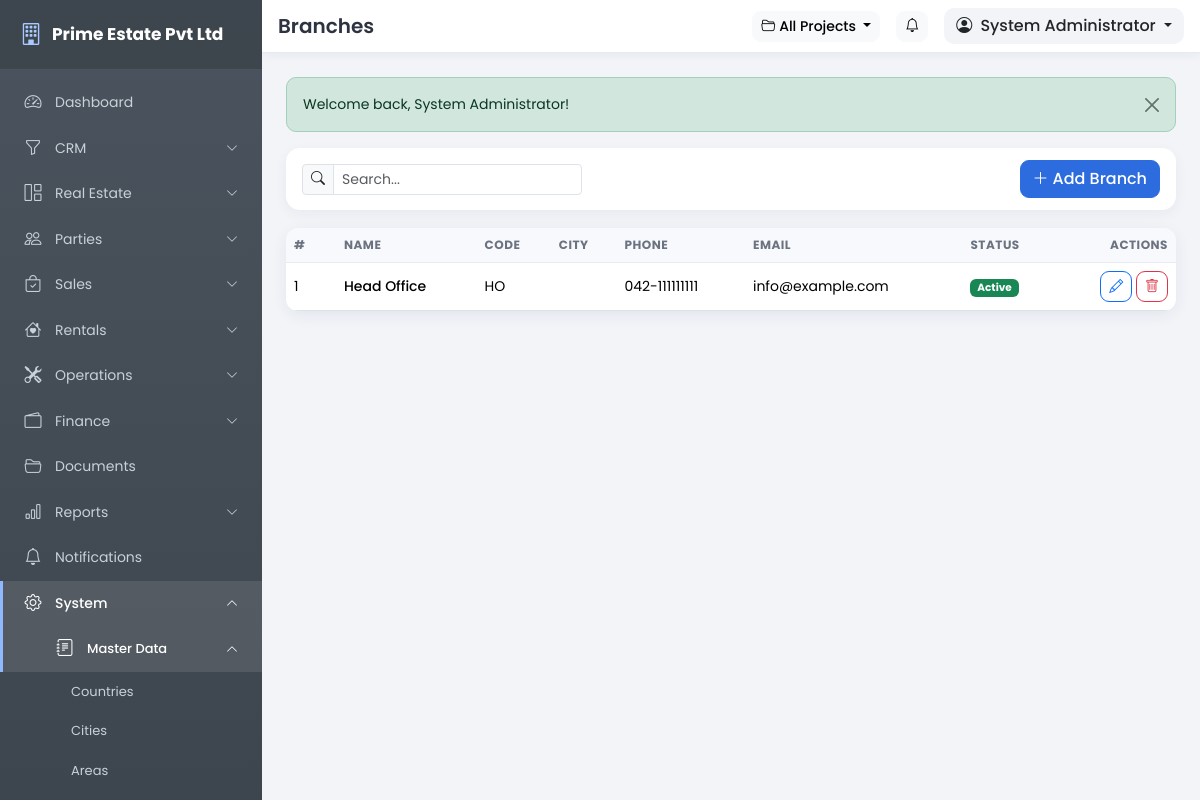
Screenshot of /pages/branches.php (signed in) with the database file from the repository.
### tables this page shows
CREATE TABLE IF NOT EXISTS users (
  id INT UNSIGNED NOT NULL AUTO_INCREMENT,
  role_id INT UNSIGNED NOT NULL,
  branch_id INT UNSIGNED DEFAULT NULL,
  username VARCHAR(80) NOT NULL,
  password VARCHAR(255) NOT NULL,
  full_name VARCHAR(150) NOT NULL,
  email VARCHAR(120) DEFAULT NULL,
  phone VARCHAR(40) DEFAULT NULL,
  photo VARCHAR(255) DEFAULT NULL,
  status TINYINT(1) NOT NULL DEFAULT 1,
  last_login DATETIME DEFAULT NULL,
  remember_token VARCHAR(64) DEFAULT NULL,
  created_date DATE NOT NULL,
  created_time TIME NOT NULL,
  updated_date DATE NOT NULL,
  updated_time TIME NOT NULL,
  PRIMARY KEY (id),
  UNIQUE KEY uq_users_username (username),
  KEY idx_users_role (role_id),
  CONSTRAINT fk_users_role FOREIGN KEY (role_id) REFERENCES roles (id) ON DELETE CASCADE
);

CREATE TABLE IF NOT EXISTS branches (
  id INT UNSIGNED NOT NULL AUTO_INCREMENT,
  name VARCHAR(150) NOT NULL,
  code VARCHAR(30) DEFAULT NULL,
  address VARCHAR(255) DEFAULT NULL,
  phone VARCHAR(40) DEFAULT NULL,
  email VARCHAR(120) DEFAULT NULL,
  city_id INT UNSIGNED DEFAULT NULL,
  status TINYINT(1) NOT NULL DEFAULT 1,
  created_date DATE NOT NULL,
  created_time TIME NOT NULL,
  updated_date DATE NOT NULL,
  updated_time TIME NOT NULL,
  PRIMARY KEY (id),
  UNIQUE KEY uq_branches_name (name)
);

### includes/config.php (called while the page is built, shortened)
<?php
function setting($key, $default = '') {
    static $cache = null;
    global $mysqli;
    if ($cache === null) {
        $cache = [];
        if (isset($mysqli)) {
            $rows = db_all("SELECT setting_key, setting_value FROM settings");
            foreach ($rows as $r) {
                $cache[$r['setting_key']] = $r['setting_value'];
            }
        }
    }
    return isset($cache[$key]) && $cache[$key] !== '' ? $cache[$key] : $default;
}

### includes/auth.php (called while the page is built, shortened)
<?php
require_once __DIR__ . '/functions.php';
if (is_logged_in()) {
    $timeout = (int)setting('session_timeout', 60) * 60;
    $user = db_get("SELECT u.*, r.name AS role_name, r.is_super_admin
                    FROM users u
                    JOIN roles r ON r.id = u.role_id
                    WHERE u.id = ?", [$_SESSION['user_id']]);
    if ($user) {
        $user['perms'] = [];
        $rows = db_all("SELECT p.slug FROM role_permissions rp
                        JOIN permissions p ON p.id = rp.permission_id
                        WHERE rp.role_id = ?", [$user['role_id']]);
        foreach ($rows as $r) {
            $user['perms'][] = $r['slug'];
        }
    }
}

### pages/branches.php (the view, shortened to what this page needs)
<?php
require_once '../includes/auth.php';
$title = 'Branches';
$canEdit = has_permission('settings.manage');
$records = db_all("SELECT b.*, c.name AS city_name FROM branches b LEFT JOIN cities c ON c.id = b.city_id ORDER BY b.name");
include '../includes/header.php';
?>
<div class="toolbar d-flex flex-wrap align-items-center gap-2">
    <div class="input-group input-group-sm" style="max-width:280px">
        <span class="input-group-text"><i class="bi bi-search"></i></span>
        <input type="text" class="form-control table-search" data-table="#dataTable" placeholder="Search...">
    </div>
    <?php if ($canEdit): ?>
    <button class="btn btn-primary ms-auto" data-bs-toggle="modal" data-bs-target="#recordModal" data-add="Add Branch"><i class="bi bi-plus-lg me-1"></i>Add Branch</button>
    <?php endif; ?>
</div>
<div class="card">
    <div class="card-body p-0">
        <div class="table-responsive">
            <table class="table table-hover mb-0" id="dataTable">
                <thead><tr><th style="width:50px">#</th><th>Name</th><th>Code</th><th>City</th><th>Phone</th><th>Email</th><th>Status</th><th class="text-end">Actions</th></tr></thead>
                <tbody>
                <?php foreach ($records as $i => $r): ?>
                    <tr>
                        <td><?= $i + 1 ?></td>
                        <td class="fw-medium"><?= e($r['name']) ?></td>
                        <td><?= e($r['code']) ?></td>
                        <td><?= e($r['city_name']) ?></td>
                        <td><?= e($r['phone']) ?></td>
                        <td><?= e($r['email']) ?></td>
                        <td><?= $r['status'] ? '<span class="badge bg-success">Active</span>' : '<span class="badge bg-secondary">Inactive</span>' ?></td>
                        <td class="text-end">
                            <?php if ($canEdit): ?>
                            <button class="btn btn-sm btn-outline-primary" data-bs-toggle="modal" data-bs-target="#recordModal" data-edit='<?= h(json_encode(['id' => $r['id'], 'name' => $r['name'], 'code' => $r['code'], 'city_id' => $r['city_id'], 'phone' => $r['phone'], 'email' => $r['email'], 'status' => $r['status']])) ?>'><i class="bi bi-pencil"></i></button>
                            <form method="post" class="d-inline" data-confirm="Delete this branch? This cannot be undone.">
                                <button class="btn btn-sm btn-outline-danger"><i class="bi bi-trash"></i></button>
                            </form>
                            <?php endif; ?>
                        </td>
                    </tr>
                <?php endforeach; ?>
                </tbody>
            </table>
        </div>
    </div>
</div>
<?php include '../includes/footer.php'; ?>

### includes/header.php (shortened to what this page needs)
<?php
$company = setting('company_name', APP_NAME);
$activeProject = active_project();
$activeProjectName = $activeProject ? $activeProject['name'] : 'All Projects';
?>
<!DOCTYPE html>
<html lang="en">
<head>
<link href="https://cdn.jsdelivr.net/npm/bootstrap@5.3.3/dist/css/bootstrap.min.css" rel="stylesheet">
<link href="https://cdn.jsdelivr.net/npm/bootstrap-icons@1.11.3/font/bootstrap-icons.min.css" rel="stylesheet">
<link href="<?= BASE_URL ?>/assets/css/style.css" rel="stylesheet">
</head>
<body>
<aside class="sidebar" id="appSidebar">
    <div class="sidebar-brand">
        <a class="brand-link" href="<?= BASE_URL ?>/index.php">
            <i class="bi bi-building"></i>
            <span><?= e($company) ?></span>
        </a>
    </div>
    <?php include __DIR__ . '/sidebar.php'; ?>
</aside>
<div class="main-area">
    <header class="topbar">
        <div class="d-flex align-items-center gap-3 px-3 py-2">
            <h5 class="mb-0 fw-semibold d-none d-sm-block"><?= e($title) ?></h5>
            <div class="ms-auto d-flex align-items-center gap-3">
                <div class="dropdown">
                    <button class="btn btn-light btn-sm dropdown-toggle" type="button" data-bs-toggle="dropdown" aria-expanded="false" title="Active Project">
                        <i class="bi bi-folder2-open me-1"></i><?= e($activeProjectName) ?>
                    </button>
                </div>
                <a href="<?= BASE_URL ?>/pages/notifications.php" class="btn btn-light btn-sm position-relative" title="Notifications">
                    <i class="bi bi-bell"></i>
                </a>
                <div class="dropdown user-drop">
                    <button class="btn dropdown-toggle" type="button" data-bs-toggle="dropdown" aria-expanded="false">
                        <i class="bi bi-person-circle me-1"></i>
                        <?= e($user['full_name'] ?? 'User') ?>
                    </button>
                </div>
            </div>
        </div>
    </header>
    <div class="page-content">
        <?= get_flash() ?>

### assets/css/style.css (style rules this page uses)
:root { --sidebar-bg: #4b545e; --sidebar-bg2: #3d454e; --sidebar-text: #c9d0d8; --sidebar-width: 262px; --primary: #2d6cdf; }
* { box-sizing: border-box; }
body { font-family: 'Poppins', 'Segoe UI', sans-serif; background: #f2f4f8; font-size: 14px; color: #2d3340; }
a { text-decoration: none; }
.sidebar { position: fixed; top: 0; left: 0; bottom: 0; width: var(--sidebar-width); background: linear-gradient(180deg, var(--sidebar-bg), var(--sidebar-bg2)); color: var(--sidebar-text); z-index: 1040; overflow-y: auto; overflow-x: hidden; transition: transform .28s ease; scrollbar-width: thin; }
.sidebar-brand { padding: 18px 20px; border-bottom: 1px solid rgba(255, 255, 255, .08); position: sticky; top: 0; background: rgba(61, 69, 78, .96); z-index: 5; }
.brand-link { color: #fff; font-weight: 700; font-size: 17px; display: flex; align-items: center; gap: 10px; }
.brand-link i { font-size: 22px; color: #a9c9ff; }
.main-area { margin-left: var(--sidebar-width); min-height: 100vh; display: flex; flex-direction: column; }
.topbar { background: #fff; position: sticky; top: 0; z-index: 1030; border-bottom: 1px solid #e6e9ef; box-shadow: 0 2px 10px rgba(20, 40, 80, .05); }
.topbar h5 { color: #2d3340; }
.user-drop .dropdown-toggle { background: #f2f4f8; border: 0; border-radius: 10px; font-weight: 500; }
.page-content { padding: 24px; flex: 1; }
.card { border: 0; border-radius: 14px; box-shadow: 0 4px 16px rgba(20, 40, 80, .07); }
.card-body { padding: 20px; }
.table thead th { background: #f7f9fc; font-size: 12px; text-transform: uppercase; letter-spacing: .5px; color: #6b7280; border-bottom: 1px solid #e8ecf3; white-space: nowrap; }
.table tbody td { vertical-align: middle; }
.btn { border-radius: 9px; font-weight: 500; }
.btn-primary { background: var(--primary); border-color: var(--primary); }
.form-control, .form-select { border-radius: 9px; border-color: #dde3ec; font-size: 14px; }
.toolbar { background: #fff; border-radius: 14px; padding: 12px 16px; box-shadow: 0 4px 14px rgba(20,40,80,.05); margin-bottom: 18px; }
.table-responsive { border-radius: 12px; }

### rows the page displays
users: full_name "System Administrator"
branches: name "Head Office", code "HO", phone "042-111111111", email "info@example.com", status "Active"

### other values shown
$company "Prime Estate Pvt Ltd"
$title "Branches"
$activeProjectName "All Projects"
$f['msg'] "Welcome back, System Administrator!"
